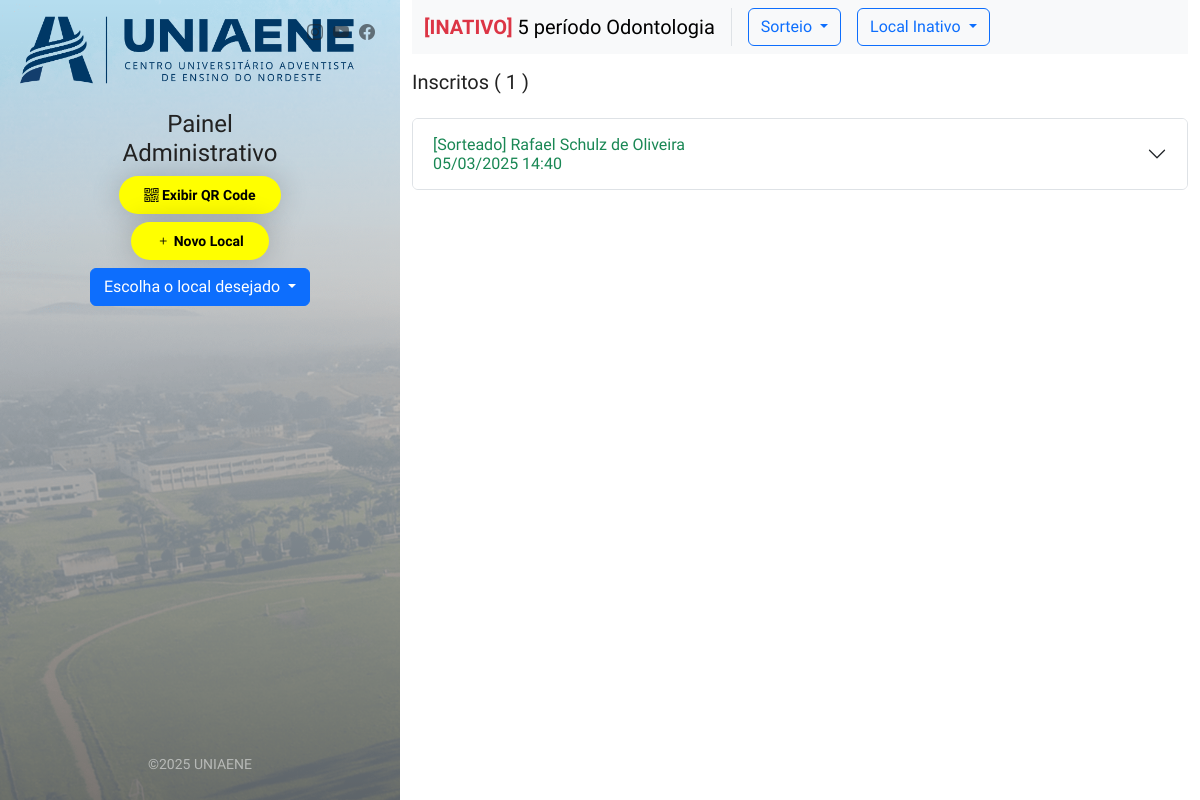
The app's page /admin/?local=62 with its own data.
### tables this page shows
CREATE TABLE `locals` (
  `id` int(11) NOT NULL,
  `local` varchar(255) DEFAULT NULL,
  `status` tinyint(1) DEFAULT '1',
  `created_at` timestamp NULL DEFAULT CURRENT_TIMESTAMP
);

CREATE TABLE `registros_visitas` (
  `id` int(11) NOT NULL,
  `local` int(11) DEFAULT NULL,
  `fullname` varchar(255) DEFAULT NULL,
  `email` varchar(255) DEFAULT NULL,
  `whatsapp` varchar(20) DEFAULT NULL,
  `course` varchar(100) DEFAULT NULL,
  `chosen` int(11) DEFAULT NULL,
  `terms` tinyint(1) DEFAULT NULL,
  `created_at` timestamp NULL DEFAULT CURRENT_TIMESTAMP
);

### admin/index.php (the view, shortened to what this page needs)
<?php
$servername = "localhost";
$username = "adventis_visita";
$password = "UM2u+k]i&d(B";
$dbname = "adventis_visita";
if (!empty($_GET["local"])) {
    try {
        $conn = new PDO("mysql:host=$servername;dbname=$dbname", $username, $password);
        $conn->setAttribute(PDO::ATTR_ERRMODE, PDO::ERRMODE_EXCEPTION);
        $id = $_GET['local'];
        $sql = "SELECT * FROM locals WHERE id = :id";
        $stmt = $conn->prepare($sql);
        $stmt->bindParam(':id', $id, PDO::PARAM_INT);
        $stmt->execute();
        $local = $stmt->fetch(PDO::FETCH_OBJ);
        if ($local) {
            $sql = "SELECT * FROM registros_visitas WHERE local = :local";
            $stmt = $conn->prepare($sql);
            $stmt->bindParam(':local', $local->id, PDO::PARAM_INT);
            $stmt->execute();
            $persons = $stmt->fetchAll(PDO::FETCH_OBJ);
        }
    } catch (PDOException $e) {
        echo "Erro na conexão: " . $e->getMessage();
    }
}
?>
<!DOCTYPE html>
<html lang="pt-br">
<head>
    <link href="https://cdn.jsdelivr.net/npm/bootstrap@5.3.3/dist/css/bootstrap.min.css" rel="stylesheet">
    <link href="../css/menu.css" rel="stylesheet">
    <link href="../css/style.css" rel="stylesheet">
    <link href="../css/vendors.css" rel="stylesheet">
</head>
<body>
    <div class="container-fluid full-height">
        <div class="row row-height">
            <div class="col-lg-4 content-left image-left" style="overflow: inherit;">
                <div class="content-left-wrapper">
                    <a href="./" id="logo" class="d-none d-sm-block">
                        <img src="../assets/images/logo-azul.png" alt="" height="70">
                    </a>
                    <div id="social">
                        <ul>
                            <li><a href="https://www.instagram.com/uniaene" target="_blank"><i class="bi bi-instagram text-dark"></i></a></li>
                            <li><a href="https://www.youtube.com/channel/UC6GjhC0KktsGmiPtJ92mVdQ" target="_blank"><i class="bi bi-youtube text-dark"></i></a></li>
                            <li><a href="https://www.facebook.com/FaculdadeAdventista" target="_blank"><i class="bi bi-facebook text-dark"></i></a></li>
                        </ul>
                    </div>
                    <div class="<?= !empty($persons) ? "margin-top-persons" : "" ?>">
                        <h4>Painel Administrativo</h4>
                        <a href="javascript:void(0);" class="btn_1 rounded d-inline-block m-0 mb-2" style="background: yellow; color: black;" data-bs-toggle="modal" data-bs-target="#qrcode"><i class="bi bi-qr-code"></i> Exibir QR Code</a>
                        <a href="javascript:void(0);" class="btn_1 rounded d-inline-block m-0 mb-2" style="background: yellow; color: black;" data-bs-toggle="modal" data-bs-target="#createLocal"><i class="bi bi-plus"></i> Novo Local</a>
                        <div class="btn-group w-100 rounded">
                            <button type="button" class="btn btn-primary dropdown-toggle rounded" data-bs-toggle="dropdown" aria-expanded="false">
                                Escolha o local desejado
                            </button>
                        </div>
                    </div>
                    <div class="copy">©<?= date("Y") ?> UNIAENE</div>
                </div>
            </div>
            <div class="col-lg-8">
                <?php if (empty($local)): ?>
                    <div class="d-flex justify-content-center align-items-center vh-100">
                        <h5 class="text-center">Escolha o local para iniciar</h5>
                    </div>
                <?php else: ?>
                    <nav class="navbar navbar-expand-lg bg-body-tertiary">
                        <div class="container-fluid">
                            <a class="navbar-brand pe-3 border-end" href="#"><?= $local->status == 0 ? "<span class='text-danger fw-bold'>[INATIVO]</span>" : "" ?> <?= $local->local ?></a>
                            <div class="collapse navbar-collapse" id="navbarSupportedContent">
                                <ul class="navbar-nav me-auto mb-2 mb-lg-0">
                                    <li class="nav-item dropdown me-3">
                                        <a class="dropdown-toggle btn btn-outline-primary" href="javascript:void(0);" role="button" data-bs-toggle="dropdown" aria-expanded="false">
                                            Sorteio
                                        </a>
                                    </li>
                                    <li class="nav-item dropdown">
                                        <a class="dropdown-toggle btn btn-outline-primary" href="javascript:void(0);" role="button" data-bs-toggle="dropdown" aria-expanded="false">
                                            Local <?= $local->status == 1 ? "Ativo" : "Inativo" ?>
                                        </a>
                                    </li>
                                </ul>
                            </div>
                        </div>
                    </nav>
                    <h5 class="py-3">Inscritos ( <?= !empty($persons) ? count($persons) : 0 ?> )</h5>
                    <div class="accordion" id="accordionExample">
                        <?php foreach ($persons as $person): ?>
                            <div class="accordion-item">
                                <h2 class="accordion-header">
                                    <a href="javascript:void(0);" class="accordion-button collapsed <?= $person->chosen ? "text-success" : "" ?>" type="button" data-bs-toggle="collapse" data-bs-target="#person<?= $person->id ?>" aria-expanded="true" aria-controls="person<?= $person->id ?>">
                                        <?= $person->chosen ? "[Sorteado]" : "" ?> <?= $person->fullname ?><br>
                                        <?= (new DateTime($person->created_at))->format('d/m/Y H:i') ?>
                                    </a>
                                </h2>
                            </div>
                        <?php endforeach; ?>
                    </div>
                <?php endif; ?>
            </div>
        </div>
    </div>
    <div class="cd-overlay-nav">
    </div>
    <div class="cd-overlay-content">
    </div>
</body>
</html>

### css/menu.css (style rules this page uses)
.cd-overlay-content, .cd-overlay-nav { position: fixed; top: 18px; right: 5%; height: 4px; width: 4px; -webkit-transform: translateX(-20px) translateY(20px); -moz-transform: translateX(-20px) translateY(20px); -ms-transform: translateX(-20px) translateY(20px); -o-transform: translateX(-20px) translateY(20px); transform: translateX(-20px) translateY(20px); }
.cd-overlay-nav { z-index: 2; }
.cd-overlay-content { z-index: 4; }

### css/style.css (style rules this page uses)
html, body { height: 100%; }
html * { -webkit-font-smoothing: antialiased; -moz-osx-font-smoothing: grayscale; }
body { background: #fff; font-size: 0.875rem; line-height: 1.4; font-family: "Work Sans", Arial, sans-serif; color: #555; }
h1, h2, h3, h4, h5, h6 { color: #222; }
ul, ol { list-style: none; margin: 0 0 25px 0; padding: 0; }
a { color: #434bdf; text-decoration: none; -moz-transition: all 0.3s ease-in-out; -o-transition: all 0.3s ease-in-out; -webkit-transition: all 0.3s ease-in-out; -ms-transition: all 0.3s ease-in-out; transition: all 0.3s ease-in-out; outline: none; }
a.btn_1, .btn_1 { border: none; color: #fff; background: #434bdf; outline: none; cursor: pointer; display: inline-block; text-decoration: none; padding: 12px 25px; color: #fff; font-weight: 600; text-align: center; line-height: 1; -moz-transition: all 0.3s ease-in-out; -o-transition: all 0.3s ease-in-out; -webkit-transition: all 0.3s ease-in-out; -ms-transition: all 0.3s ease-in-out; transition: all 0.3s ease-in-out; -webkit-border-radius: 3px; -moz-border-radius: 3px; -ms-border-radius: 3px; border-radius: 3px; font-size: 14px; font-size: 0.875rem; }
a.btn_1.rounded, .btn_1.rounded { -webkit-border-radius: 25px !important; -moz-border-radius: 25px !important; -ms-border-radius: 25px !important; border-radius: 25px !important; -webkit-box-shadow: 0px 0px 30px 0px rgba(0, 0, 0, 0.2); -moz-box-shadow: 0px 0px 30px 0px rgba(0, 0, 0, 0.2); box-shadow: 0px 0px 30px 0px rgba(0, 0, 0, 0.2); }
.row-height { height: 100vh; }
.content-left { background-color: #434bdf; padding: 0; }
.content-left-wrapper { display: flex; justify-content: center; align-items: center; text-align: center; height: 100%; min-height: 100%; padding: 60px 90px 35px 90px; background-color: #434bdf; color: #fff; text-align: center; position: relative; background: transparent; background: -webkit-linear-gradient(top, transparent, rgba(0, 0, 0, 0.5)); background: linear-gradient(to bottom, transparent, rgba(0, 0, 0, 0.5)); }
.image-left { background-repeat: no-repeat; background-size: cover; overflow: hidden; background-color: rgba(228, 235, 244, 0.9); background-image: url(../img/bg.png); background-blend-mode: overlay; }
.content-left-wrapper .btn_1 { margin: 25px 0 25px 0; }
a#logo { position: absolute; left: 20px; top: 15px; display: block; height: 35px; }
#social { position: absolute; top: 15px; right: 20px; }
#social ul { margin: 0; padding: 0; text-align: center; }
#social ul li { float: left; margin: 0 5px 10px 5px; list-style: none; }
#social ul li a { color: #fff; opacity: 0.6; text-align: center; line-height: 35px; display: block; font-size: 16px; font-size: 1rem; -moz-transition: all 0.3s ease-in-out; -o-transition: all 0.3s ease-in-out; -webkit-transition: all 0.3s ease-in-out; -ms-transition: all 0.3s ease-in-out; transition: all 0.3s ease-in-out; }
.copy { position: absolute; bottom: 25px; left: 0; width: 100%; opacity: 0.5; }

### admin/index.php (style rules this page uses)
.margin-top-persons { align-self: flex-start; margin-top: 50px; }

### records on screen
locals: local "5 período Odontologia"
registros_visitas: chosen "[Sorteado]", fullname "Rafael Schulz de Oliveira", created_at "05/03/2025 14:40"

### other values on screen
count($persons) "1"
